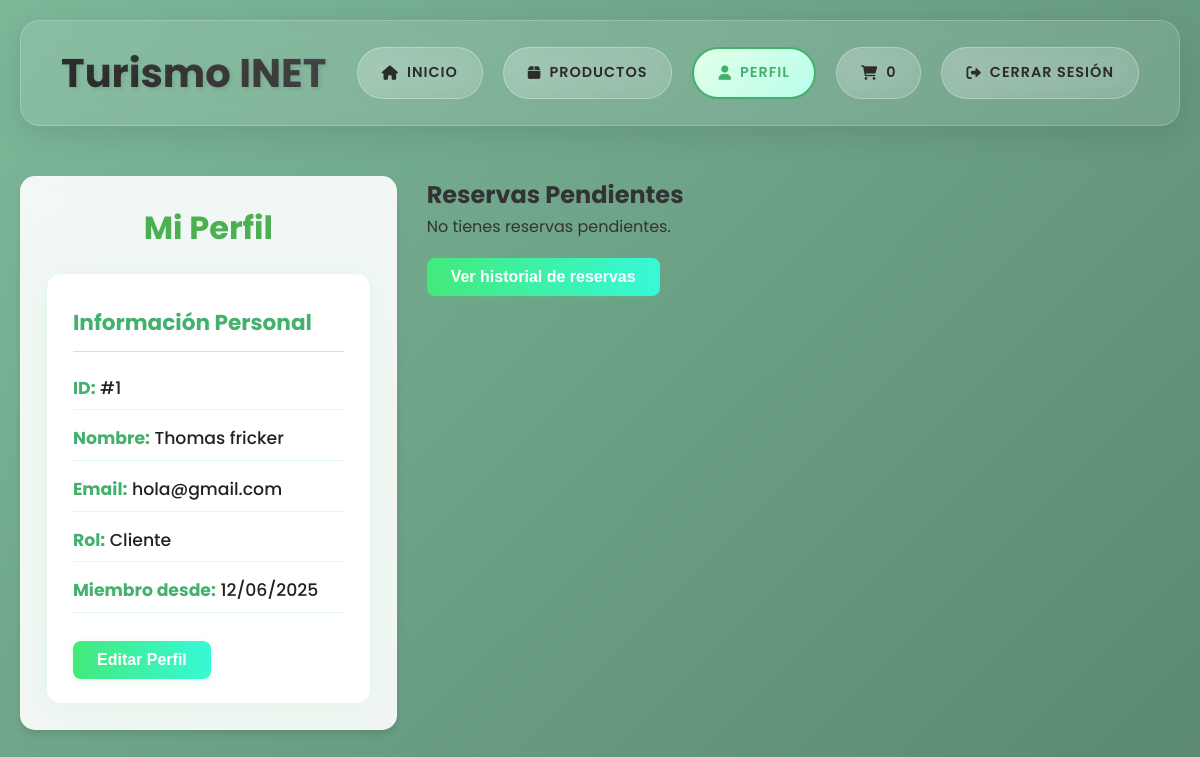
The app's page /perfil/index.php (signed in) with its own data.
### tables this page shows
CREATE TABLE `usuarios` (
  `id` int(11) NOT NULL,
  `nombre` varchar(100) NOT NULL,
  `apellido` varchar(100) NOT NULL,
  `email` varchar(100) NOT NULL,
  `password` varchar(255) NOT NULL,
  `rol_id` int(11) DEFAULT 1,
  `created_at` timestamp NOT NULL DEFAULT current_timestamp()
);

### perfil/index.php (the view, shortened to what this page needs)
<?php
$conn = getDBConnection();
$usuario_id = $_SESSION['user_id'];
$usuario_query = "SELECT id, nombre, apellido, email, rol_id, created_at FROM usuarios WHERE id = ?";
$stmt = $conn->prepare($usuario_query);
$stmt->bind_param("i", $usuario_id);
$stmt->execute();
$usuario = $stmt->get_result()->fetch_assoc();
?>
<!DOCTYPE html>
<html lang="es">
<head>
    <link rel="stylesheet" href="https://cdnjs.cloudflare.com/ajax/libs/font-awesome/6.0.0-beta3/css/all.min.css">
    <link rel="stylesheet" href="../css/perfil.css">
</head>
<body>
    <div class="main-container">
        <header>
            <div class="logo">
                <a href="../index.php" style="color: inherit; text-decoration: none;">Turismo INET</a>
            </div>
            <nav class="nav-buttons">
                <a href="../index.php" class="nav-btn">
                    <i class="fas fa-home"></i> Inicio
                </a>
                <a href="../product/productos.php" class="nav-btn">
                    <i class="fas fa-box"></i> Productos
                </a>
                <a href="../perfil/" class="nav-btn active">
                    <i class="fas fa-user"></i> Perfil
                </a>
                <a href="../carrito/ver.php" class="nav-btn cart-btn" id="cart-button">
                    <i class="fas fa-shopping-cart"></i>
                    <span class="cart-count">0</span>
                </a>
                <a href="../login_register/logout.php" class="nav-btn logout-btn">
                    <i class="fas fa-sign-out-alt"></i> Cerrar Sesión
                </a>
            </nav>
        </header>
        <div class="perfil-container">
            <div class="perfil-info">
                <h1>Mi Perfil</h1>
                <div class="info-card">
                    <h2>Información Personal</h2>
                    <p><strong>ID:</strong> #<?php echo htmlspecialchars($usuario['id']); ?></p>
                    <p><strong>Nombre:</strong> <?php echo htmlspecialchars($usuario['nombre'] . ' ' . $usuario['apellido']); ?></p>
                    <p><strong>Email:</strong> <?php echo htmlspecialchars($usuario['email']); ?></p>
                    <p><strong>Rol:</strong>
                        <?php
                        $rol = 'Usuario';
                        if ($usuario['rol_id'] == 1) {
                            $rol = 'Cliente';
                        } elseif ($usuario['rol_id'] == 2) {
                            $rol = 'Administrador';
                        }
                        echo $rol;
                        ?>
                    </p>
                    <p><strong>Miembro desde:</strong> <?php echo date('d/m/Y', strtotime($usuario['created_at'])); ?></p>
                    <button class="btn-editar" onclick="mostrarFormularioEdicion()">Editar Perfil</button>
                </div>
            </div>
            <div class="reservas-container">
    <h2>Reservas Pendientes</h2>
    <div id="pendientes-grid" class="reservas-grid">
        <?php
        $hayPendientes = false;
        ?>
        <?php
        if (!$hayPendientes): ?>
            <p style="grid-column: 1/-1;">No tienes reservas pendientes.</p>
        <?php endif; ?>
    </div>
    <button class="btn-historial" onclick="abrirHistorialModal()">Ver historial de reservas</button>
            </div>
        </div>
    </div>
</body>
</html>

### css/perfil.css (style rules this page uses)
:root { --primary-color: #4CAF50; --secondary-color: #45a049; --danger-color: #f44336; --warning-color: #ff9800; --text-color: #333; --light-gray: #f5f5f5; --border-color: #ddd; --shadow: 0 4px 6px rgba(0, 0, 0, 0.1); }
* { margin: 0; padding: 0; box-sizing: border-box; }
body { font-family: 'Poppins', sans-serif; background: linear-gradient(135deg, #7db899 0%, #6ba085 50%, #5a8871 100%); min-height: 100vh; color: var(--text-color); line-height: 1.6; padding: 20px; }
header { display: flex; justify-content: space-between; align-items: center; padding: 30px 0; margin-bottom: 50px; backdrop-filter: blur(10px); background: rgba(255, 255, 255, 0.1); border-radius: 20px; padding: 20px 40px; box-shadow: 0 8px 32px rgba(0, 0, 0, 0.1); border: 1px solid rgba(255, 255, 255, 0.2); }
.logo { font-size: 2.5rem; font-weight: 700; color: #2c2c2c; text-shadow: 2px 2px 4px rgba(0, 0, 0, 0.1); background: linear-gradient(45deg, #2c2c2c, #4a4a4a); -webkit-background-clip: text; -webkit-text-fill-color: transparent; background-clip: text; }
.nav-buttons { display: flex; gap: 20px; }
.nav-btn { padding: 12px 24px; background: linear-gradient(135deg, rgba(255, 255, 255, 0.2), rgba(255, 255, 255, 0.1)); color: #2c2c2c; border: 1px solid rgba(255, 255, 255, 0.3); border-radius: 50px; cursor: pointer; font-weight: 600; font-size: 0.9rem; text-transform: uppercase; letter-spacing: 1px; transition: all 0.3s ease; backdrop-filter: blur(10px); text-decoration: none; display: flex; align-items: center; gap: 8px; }
.nav-btn.active { background: linear-gradient(135deg, #e3ffe6 0%, #b8ffec 100%); color: #43b06e; border: 2px solid #43b06e; }
.perfil-container { display: grid; grid-template-columns: 1fr 2fr; gap: 30px; margin-top: 30px; }
.perfil-info, .pedidos-pendientes { background: rgba(255, 255, 255, 0.9); border-radius: 15px; padding: 25px; box-shadow: var(--shadow); backdrop-filter: blur(10px); border: 1px solid rgba(255, 255, 255, 0.2); }
.perfil-info h1 { color: var(--primary-color); margin-bottom: 20px; font-size: 2rem; text-align: center; }
.info-card { background: rgba(255, 255, 255, 0.7); padding: 20px; border-radius: 10px; margin-bottom: 20px; box-shadow: 0 2px 4px rgba(0, 0, 0, 0.05); }
.info-card h2 { font-size: 1.3rem; margin-bottom: 15px; color: var(--primary-color); border-bottom: 1px solid var(--border-color); padding-bottom: 10px; }
.info-card p { margin-bottom: 10px; padding: 5px 0; border-bottom: 1px solid rgba(0, 0, 0, 0.05); }
.btn-historial { background: linear-gradient(90deg, #43e97b 0%, #38f9d7 100%); color: #fff; border: none; padding: 10px 24px; border-radius: 8px; font-weight: 600; font-size: 1rem; cursor: pointer; transition: background 0.3s, box-shadow 0.3s; box-shadow: 0 2px 8px rgba(67, 233, 123, 0.15); margin-top: 18px; margin-bottom: 0; }
.btn-editar { background: linear-gradient(90deg, #43e97b 0%, #38f9d7 100%); color: #fff; border: none; padding: 10px 24px; border-radius: 8px; font-weight: 600; font-size: 1rem; cursor: pointer; transition: background 0.3s, box-shadow 0.3s; box-shadow: 0 2px 8px rgba(67, 233, 123, 0.15); margin-top: 18px; margin-bottom: 0; }
.info-card { background: #fff; border-radius: 14px; box-shadow: 0 4px 24px rgba(67, 233, 123, 0.07); padding: 32px 26px 24px 26px; margin-bottom: 0; margin-top: 10px; max-width: 440px; width: 100%; border: 1px solid #e4f7ec; }
.info-card h2 { color: #43b06e; font-size: 1.35rem; margin-bottom: 18px; font-weight: 700; }
.info-card p { color: #222; font-size: 1.08rem; margin-bottom: 10px; border-bottom: 1px solid #e4f7ec; padding-bottom: 7px; font-weight: 500; }
.info-card strong { color: #43b06e; }

### records on screen
usuarios: id "1", nombre+apellido "Thomas fricker", email "hola@gmail.com", rol "Cliente", created_at "12/06/2025"
